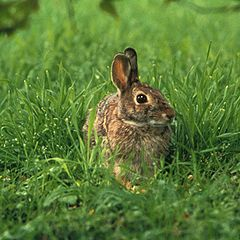
#> input picture doc/Traitement_images/Example_code/lapin.jpg, 240 x 240 px
$ python lapin_monochrome.py
#> lines starting #> are read from the running program, lines starting #| are printed output that depends on the picture
#----------------------------------------------------
# Creation d'une image monochrome a partir d'une photographie
#----------------------------------------------------

# PACKAGES
from PIL import Image # On charge Python Image Library
import numpy as np    # On charge Numpy
from matplotlib import pyplot as plt # On charge pyplot (un sous module de Matplotlib) et on le renomme plt
from matplotlib import cm

# LECTURE IMAGE
im = Image.open('lapin.jpg') # PIL permet de lire tous les formats d'images
#> im is the input picture: PIL image 240x240 RGB; mean R, G, B 92.2, 124.4, 55.6
rouge, vert, bleu = im.split()
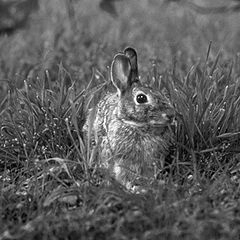
#> rouge: PIL image 240x240 L; min 0, max 255, mean 92.2
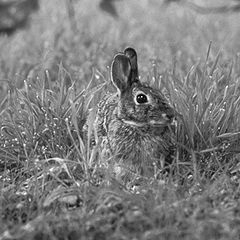
#> vert: PIL image 240x240 L; min 0, max 255, mean 124.4
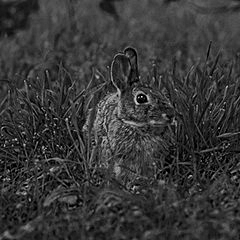
#> bleu: PIL image 240x240 L; min 0, max 243, mean 55.6
R = np.array(rouge).astype(np.float64) # On cree des matrices contenant les informations de chaque canal sous forme de flotants.
V = np.array(vert).astype(np.float64)
B = np.array(bleu).astype(np.float64)

# CONSTRUCTION IMAGE MONOCHROME
#Z = V**2# On cree un combinaison des canaux R, V et B qu'on nomme Z
Z = V

# AFFICHAGE IMAGE
fig = plt.figure(0) # On cree une figure
plt.clf()
plt.imshow(Z, cmap = cm.jet, interpolation = 'nearest')
cbar = plt.colorbar()
cbar.set_label('Echelle $Z$')
plt.xlabel('$i$')
plt.ylabel('$j$')
plt.title('$Z_{ij}$')
plt.show()
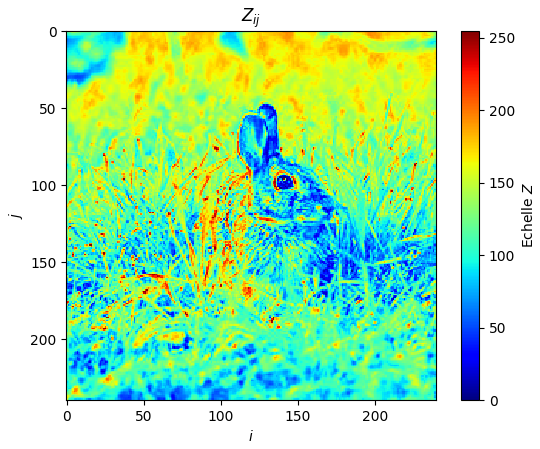
#> figure drawn by matplotlib, 2 panels

$ run again, with doc/Traitement_images/Example_code/superalliage.jpg copied over doc/Traitement_images/Example_code/lapin.jpg
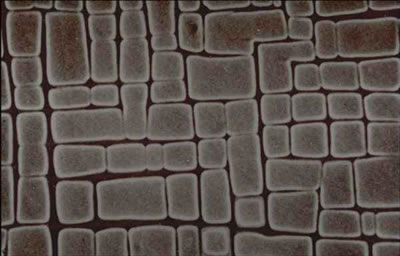
#> input picture doc/Traitement_images/Example_code/superalliage.jpg, 400 x 256 px
#> im is the input picture: PIL image 400x256 RGB; mean R, G, B 90.7, 81.6, 76.6
#> `rouge, vert, bleu = im.split()`:
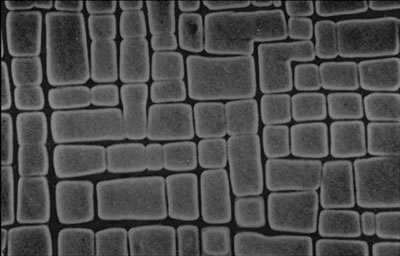
#> bleu: PIL image 400x256 L; min 0, max 152, mean 76.6
#> `plt.show()`:
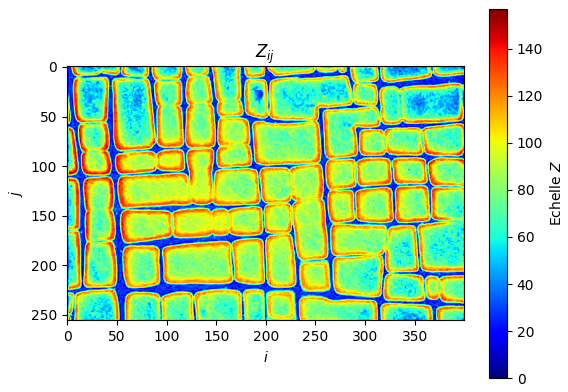
#> figure drawn by matplotlib, 2 panels
